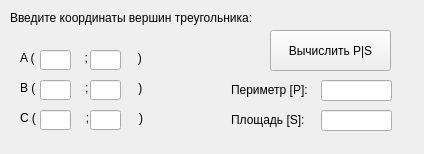
<?xml version="1.0" encoding="UTF-8"?>
<ui version="4.0">
 <class>Widget</class>
 <widget class="QWidget" name="Widget">
  <property name="geometry">
   <rect>
    <x>0</x>
    <y>0</y>
    <width>424</width>
    <height>154</height>
   </rect>
  </property>
  <property name="windowTitle">
   <string>Widget</string>
  </property>
  <widget class="QLabel" name="vvodLabel">
   <property name="geometry">
    <rect>
     <x>10</x>
     <y>10</y>
     <width>291</width>
     <height>16</height>
    </rect>
   </property>
   <property name="text">
    <string>Введите координаты вершин треугольника:</string>
   </property>
  </widget>
  <widget class="QLabel" name="aLabel">
   <property name="geometry">
    <rect>
     <x>20</x>
     <y>50</y>
     <width>161</width>
     <height>16</height>
    </rect>
   </property>
   <property name="text">
    <string>A (               ;               )</string>
   </property>
  </widget>
  <widget class="QLabel" name="bLabel">
   <property name="geometry">
    <rect>
     <x>20</x>
     <y>80</y>
     <width>151</width>
     <height>16</height>
    </rect>
   </property>
   <property name="text">
    <string>B (               ;               )</string>
   </property>
  </widget>
  <widget class="QLabel" name="cLabel">
   <property name="geometry">
    <rect>
     <x>20</x>
     <y>110</y>
     <width>151</width>
     <height>16</height>
    </rect>
   </property>
   <property name="text">
    <string>C (               ;               )</string>
   </property>
  </widget>
  <widget class="QLineEdit" name="axEdit">
   <property name="geometry">
    <rect>
     <x>40</x>
     <y>50</y>
     <width>31</width>
     <height>20</height>
    </rect>
   </property>
  </widget>
  <widget class="QLineEdit" name="ayEdit">
   <property name="geometry">
    <rect>
     <x>90</x>
     <y>50</y>
     <width>31</width>
     <height>20</height>
    </rect>
   </property>
  </widget>
  <widget class="QLineEdit" name="bxEdit">
   <property name="geometry">
    <rect>
     <x>40</x>
     <y>80</y>
     <width>31</width>
     <height>20</height>
    </rect>
   </property>
  </widget>
  <widget class="QLineEdit" name="byEdit">
   <property name="geometry">
    <rect>
     <x>90</x>
     <y>80</y>
     <width>31</width>
     <height>20</height>
    </rect>
   </property>
  </widget>
  <widget class="QLineEdit" name="cxEdit">
   <property name="geometry">
    <rect>
     <x>40</x>
     <y>110</y>
     <width>31</width>
     <height>20</height>
    </rect>
   </property>
  </widget>
  <widget class="QLineEdit" name="cyEdit">
   <property name="geometry">
    <rect>
     <x>90</x>
     <y>110</y>
     <width>31</width>
     <height>20</height>
    </rect>
   </property>
  </widget>
  <widget class="QLabel" name="perLabel">
   <property name="geometry">
    <rect>
     <x>231</x>
     <y>80</y>
     <width>81</width>
     <height>20</height>
    </rect>
   </property>
   <property name="text">
    <string>Периметр [P]:</string>
   </property>
  </widget>
  <widget class="QLabel" name="ploLabel">
   <property name="geometry">
    <rect>
     <x>231</x>
     <y>110</y>
     <width>81</width>
     <height>20</height>
    </rect>
   </property>
   <property name="text">
    <string>Площадь [S]:</string>
   </property>
  </widget>
  <widget class="QLineEdit" name="perEdit">
   <property name="geometry">
    <rect>
     <x>321</x>
     <y>80</y>
     <width>71</width>
     <height>21</height>
    </rect>
   </property>
   <property name="readOnly">
    <bool>true</bool>
   </property>
  </widget>
  <widget class="QLineEdit" name="ploEdit">
   <property name="geometry">
    <rect>
     <x>321</x>
     <y>110</y>
     <width>71</width>
     <height>21</height>
    </rect>
   </property>
   <property name="readOnly">
    <bool>true</bool>
   </property>
  </widget>
  <widget class="QPushButton" name="countButton">
   <property name="geometry">
    <rect>
     <x>270</x>
     <y>30</y>
     <width>121</width>
     <height>41</height>
    </rect>
   </property>
   <property name="text">
    <string>Вычислить P|S</string>
   </property>
  </widget>
 </widget>
 <layoutdefault spacing="6" margin="11"/>
 <resources/>
 <connections/>
</ui>
